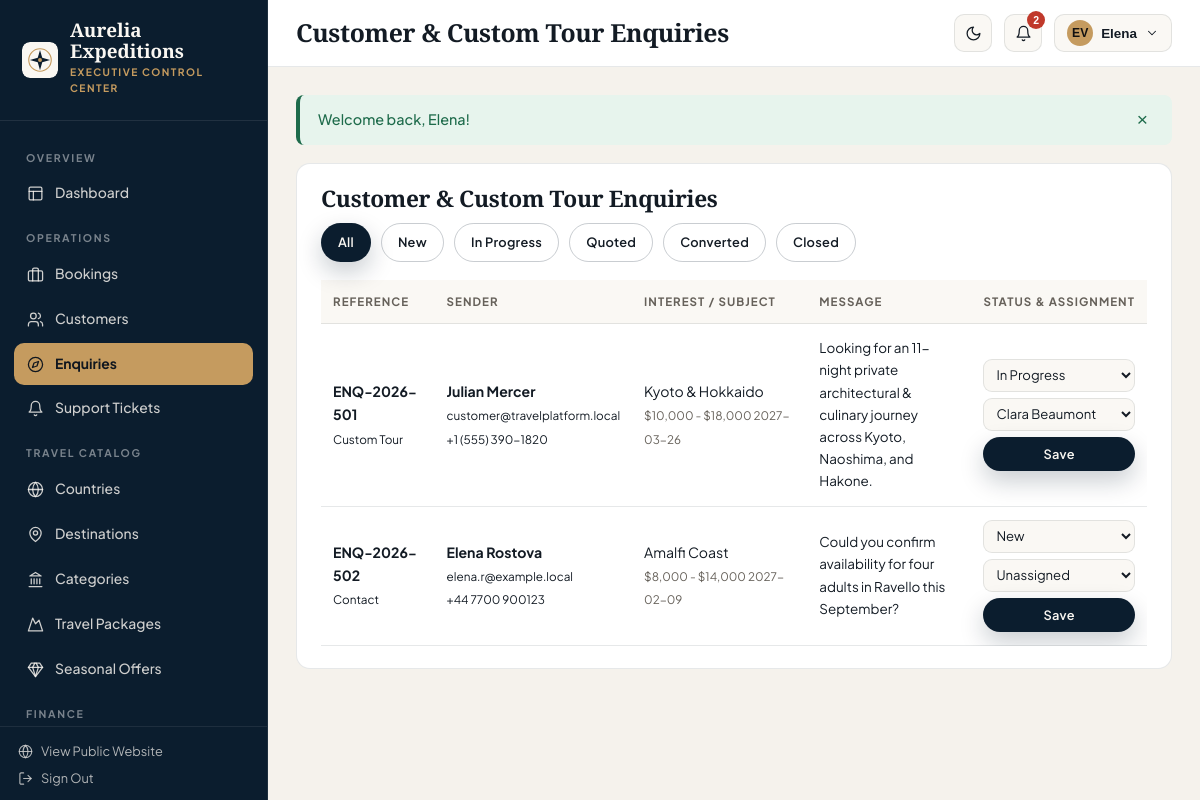
The page /admin/enquiries (signed in) on the database its author committed.
### tables this page shows
CREATE TABLE `users` (
  `id` INT UNSIGNED NOT NULL AUTO_INCREMENT,
  `uuid` CHAR(36) NOT NULL,
  `first_name` VARCHAR(80) NOT NULL,
  `last_name` VARCHAR(80) NOT NULL,
  `email` VARCHAR(160) NOT NULL,
  `phone` VARCHAR(40) NULL,
  `password_hash` VARCHAR(255) NOT NULL,
  `avatar` VARCHAR(255) NULL,
  `status` ENUM('active','inactive','blocked') NOT NULL DEFAULT 'active',
  `email_verified_at` DATETIME NULL,
  `last_login_at` DATETIME NULL,
  `created_at` TIMESTAMP NOT NULL DEFAULT CURRENT_TIMESTAMP,
  `updated_at` TIMESTAMP NOT NULL DEFAULT CURRENT_TIMESTAMP ON UPDATE CURRENT_TIMESTAMP,
  `deleted_at` DATETIME NULL,
  PRIMARY KEY (`id`),
  UNIQUE KEY `uq_users_uuid` (`uuid`),
  UNIQUE KEY `uq_users_email` (`email`),
  KEY `idx_users_status` (`status`)
);

CREATE TABLE `enquiries` (
  `id` INT UNSIGNED NOT NULL AUTO_INCREMENT,
  `enquiry_reference` VARCHAR(40) NOT NULL,
  `enquiry_type` ENUM('custom_tour','contact','package_enquiry') NOT NULL DEFAULT 'custom_tour',
  `customer_id` INT UNSIGNED NULL,
  `package_id` INT UNSIGNED NULL,
  `destination_interest` VARCHAR(160) NULL,
  `full_name` VARCHAR(140) NOT NULL,
  `email` VARCHAR(160) NOT NULL,
  `phone` VARCHAR(40) NULL,
  `travel_date` DATE NULL,
  `travellers_count` INT UNSIGNED NULL,
  `budget_range` VARCHAR(80) NULL,
  `subject` VARCHAR(180) NULL,
  `message` TEXT NOT NULL,
  `status` ENUM('new','in_progress','quoted','converted','closed') NOT NULL DEFAULT 'new',
  `assigned_employee_id` INT UNSIGNED NULL,
  `created_at` TIMESTAMP NOT NULL DEFAULT CURRENT_TIMESTAMP,
  `updated_at` TIMESTAMP NOT NULL DEFAULT CURRENT_TIMESTAMP ON UPDATE CURRENT_TIMESTAMP,
  PRIMARY KEY (`id`),
  UNIQUE KEY `uq_enq_ref` (`enquiry_reference`),
  CONSTRAINT `fk_enq_cust` FOREIGN KEY (`customer_id`) REFERENCES `customers` (`id`) ON DELETE SET NULL,
  CONSTRAINT `fk_enq_pkg` FOREIGN KEY (`package_id`) REFERENCES `travel_packages` (`id`) ON DELETE SET NULL,
  CONSTRAINT `fk_enq_emp` FOREIGN KEY (`assigned_employee_id`) REFERENCES `employees` (`id`) ON DELETE SET NULL
);

### views/admin/enquiries/index.php (the view, shortened to what the rows shown need)
<div class="panel-card">
    <div class="panel-head">
        <h2>Customer &amp; Custom Tour Enquiries</h2>
        <div class="filter-bar" style="margin:0;">
            <a href="<?= url('/admin/enquiries') ?>" class="btn-brand <?= !$filterStatus ? 'btn-brand-primary' : 'btn-brand-outline' ?> btn-sm-pill">All</a>
            <?php foreach (['new','in_progress','quoted','converted','closed'] as $st): ?>
                <a href="<?= url('/admin/enquiries?status=' . $st) ?>" class="btn-brand <?= $filterStatus === $st ? 'btn-brand-primary' : 'btn-brand-outline' ?> btn-sm-pill"><?= ucwords(str_replace('_', ' ', $st)) ?></a>
            <?php endforeach; ?>
        </div>
    </div>
    <div class="table-wrap">
        <table class="data-table">
            <thead><tr><th>Reference</th><th>Sender</th><th>Interest / Subject</th><th>Message</th><th>Status &amp; Assignment</th></tr></thead>
            <tbody>
                <?php foreach ($enquiries as $eq): ?>
                    <tr>
                        <td><strong><?= e($eq['enquiry_reference']) ?></strong><br><small><?= e(ucwords(str_replace('_', ' ', $eq['enquiry_type']))) ?></small></td>
                        <td><strong><?= e($eq['full_name']) ?></strong><br><small><?= e($eq['email']) ?><br><?= e($eq['phone']) ?></small></td>
                        <td><?= e($eq['destination_interest'] ?: $eq['subject']) ?><br><small style="color:var(--dash-muted);"><?= e($eq['budget_range'] ?: '') ?> <?= e($eq['travel_date'] ?: '') ?></small></td>
                        <td style="max-width:260px;font-size:0.84rem;"><?= e($eq['message']) ?></td>
                        <td>
                            <form method="POST" action="<?= url('/admin/enquiries/' . (int) $eq['id'] . '/update') ?>" style="display:flex;flex-direction:column;gap:6px;">
                                <select name="status" class="dash-select" style="padding:6px 8px;font-size:0.82rem;">
                                    <?php foreach (['new','in_progress','quoted','converted','closed'] as $st): ?>
                                        <option value="<?= $st ?>" <?= $eq['status'] === $st ? 'selected' : '' ?>><?= ucwords(str_replace('_', ' ', $st)) ?></option>
                                    <?php endforeach; ?>
                                </select>
                                <select name="assigned_employee_id" class="dash-select" style="padding:6px 8px;font-size:0.82rem;">
                                    <option value="">Unassigned</option>
                                    <?php foreach ($employees as $e): ?>
                                        <option value="<?= (int) $e['id'] ?>" <?= (int) $eq['assigned_employee_id'] === (int) $e['id'] ? 'selected' : '' ?>><?= e($e['full_name']) ?></option>
                                    <?php endforeach; ?>
                                </select>
                                <button type="submit" class="btn-brand btn-brand-primary btn-sm-pill">Save</button>
                            </form>
                        </td>
                    </tr>
                <?php endforeach; ?>
            </tbody>
        </table>
    </div>
</div>

### core/Router.php (shortened to what the rows shown need)
<?php
class Router
{
    private array $routes = [];
    public function addRoute(string $method, string $path, callable|array $handler, array $middleware = []): void
    {
        $normalized = '/' . trim($path, '/');
        if ($normalized !== '/') {
            $normalized = rtrim($normalized, '/');
        }
        $pattern = preg_replace('#\{([a-zA-Z_][a-zA-Z0-9_]*)\}#', '(?P<$1>[^/]+)', $normalized);
        $regex = '#^' . $pattern . '$#';
        $this->routes[] = [
            'method' => strtoupper($method),
            'path' => $normalized,
            'regex' => $regex,
            'handler' => $handler,
            'middleware' => $middleware,
        ];
    }
    public function dispatch(string $requestUri, string $requestMethod): void
    {
        $path = parse_url($requestUri, PHP_URL_PATH) ?? '/';
        $basePath = base_path();
        if ($basePath !== '' && str_starts_with($path, $basePath)) {
            $path = substr($path, strlen($basePath));
        }
        $path = '/' . trim($path, '/');
        if ($path !== '/') {
            $path = rtrim($path, '/');
        }
        $method = strtoupper($requestMethod);
        foreach ($this->routes as $route) {
            if ($route['method'] !== $method) {
                continue;
            }
            if (preg_match($route['regex'], $path, $matches)) {
                $params = [];
                foreach ($route['middleware'] as $mw) {
                    if (is_callable($mw)) {
                        $mw($params);
                    } elseif (is_string($mw) && class_exists($mw)) {
                        (new $mw())->handle($params);
                    } elseif (is_array($mw) && isset($mw[0]) && class_exists($mw[0])) {
                        $instance = new $mw[0]();
                        $args = array_slice($mw, 1);
                        $instance->handle($params, ...$args);
                    }
                }
                $handler = $route['handler'];
                if (is_array($handler)) {
                    [$controllerClass, $action] = $handler;
                    $controller = new $controllerClass();
                    $controller->$action($params);
                    return;
                }
                return;
            }
        }
    }
}

### views/layouts/dashboard.php (shortened to what the rows shown need)
<?php
$brand = \App\Services\BrandingService::getAll();
$user = \Core\Auth::user();
$portal = $portal ?? 'admin';
$isPreview = !empty($brand['is_previewing']);
$unreadCount = $user ? \App\Services\NotificationService::unreadCount((int) $user['id']) : 0;
$portalLabel = match ($portal) {
    'hr' => 'HR Operations Portal',
    'employee' => 'Specialist Workspace',
    'customer' => 'Traveller Portal',
    default => 'Executive Control Center',
};
?>
<!DOCTYPE html>
<html lang="en">
<head>
    <link rel="stylesheet" href="<?= asset('css/design-system.css') ?>">
    <link rel="stylesheet" href="<?= asset('css/dashboard.css') ?>">
</head>
<body class="portal-<?= e($portal) ?> <?= $isPreview ? 'has-preview-ribbon' : '' ?>">
<div class="dash-shell">
    <aside class="dash-sidebar">
        <a href="<?= url('/' . ($portal === 'admin' ? 'admin' : $portal)) ?>" class="sidebar-brand">
            <img src="<?= e(brand_logo('light')) ?>" alt="<?= e($brand['website_name']) ?>">
            <div>
                <div style="font-family:var(--font-display);font-size:1.18rem;font-weight:700;color:#FAF7F2;line-height:1.1;">
                    <?= e($brand['website_name']) ?>
                </div>
                <span class="sidebar-portal-tag"><?= e($portalLabel) ?></span>
            </div>
        </a>
        <div class="sidebar-scroll">
            <?php if ($portal === 'admin'): ?>
                <div class="sidebar-group-label">Overview</div>
                <a href="<?= url('/admin') ?>" class="sidebar-link <?= current_route_path() === '/admin' ? 'active' : '' ?>"><?= svg_icon('layout', 17) ?> Dashboard</a>
                <?php if (can('bookings.view')): ?>
                    <div class="sidebar-group-label">Operations</div>
                    <a href="<?= url('/admin/bookings') ?>" class="sidebar-link <?= is_active_nav('/admin/bookings') ?>"><?= svg_icon('briefcase', 17) ?> Bookings</a>
                <?php endif; ?>
                <?php if (can('customers.view')): ?>
                    <a href="<?= url('/admin/customers') ?>" class="sidebar-link <?= is_active_nav('/admin/customers') ?>"><?= svg_icon('users', 17) ?> Customers</a>
                <?php endif; ?>
                <?php if (can('enquiries.view')): ?>
                    <a href="<?= url('/admin/enquiries') ?>" class="sidebar-link <?= is_active_nav('/admin/enquiries') ?>"><?= svg_icon('compass', 17) ?> Enquiries</a>
                <?php endif; ?>
                <?php if (can('support.manage')): ?>
                    <a href="<?= url('/admin/support') ?>" class="sidebar-link <?= is_active_nav('/admin/support') ?>"><?= svg_icon('bell', 17) ?> Support Tickets</a>
                <?php endif; ?>
                <?php if (can('packages.view') || can('destinations.view') || can('categories.view')): ?>
                    <div class="sidebar-group-label">Travel Catalog</div>
                    <?php if (can('destinations.view')): ?>
                        <a href="<?= url('/admin/countries') ?>" class="sidebar-link <?= is_active_nav('/admin/countries') ?>"><?= svg_icon('globe', 17) ?> Countries</a>
                        <a href="<?= url('/admin/destinations') ?>" class="sidebar-link <?= is_active_nav('/admin/destinations') ?>"><?= svg_icon('map-pin', 17) ?> Destinations</a>
                    <?php endif; ?>
                    <?php if (can('categories.view')): ?>
                        <a href="<?= url('/admin/categories') ?>" class="sidebar-link <?= is_active_nav('/admin/categories') ?>"><?= svg_icon('landmark', 17) ?> Categories</a>
                    <?php endif; ?>
                    <?php if (can('packages.view')): ?>
                        <a href="<?= url('/admin/packages') ?>" class="sidebar-link <?= is_active_nav('/admin/packages') ?>"><?= svg_icon('mountain', 17) ?> Travel Packages</a>
                    <?php endif; ?>
                    <?php if (can('offers.manage')): ?>
                        <a href="<?= url('/admin/offers') ?>" class="sidebar-link <?= is_active_nav('/admin/offers') ?>"><?= svg_icon('gem', 17) ?> Seasonal Offers</a>
                    <?php endif; ?>
                <?php endif; ?>
                <?php if (can('finance.view')): ?>
                    <div class="sidebar-group-label">Finance</div>
                <?php endif; ?>
            <?php endif; ?>
        </div>
        <div class="sidebar-footer">
            <a href="<?= url('/') ?>" style="display:flex;align-items:center;gap:8px;opacity:0.85;margin-bottom:8px;">
                <?= svg_icon('globe', 15) ?> View Public Website
            </a>
            <form method="POST" action="<?= url('/logout') ?>" style="margin:0;">
                <button type="submit" style="background:none;border:none;color:inherit;padding:0;cursor:pointer;display:flex;align-items:center;gap:8px;font-family:inherit;font-size:inherit;opacity:0.85;">
                    <?= svg_icon('log-out', 15) ?> Sign Out
                </button>
            </form>
        </div>
    </aside>
    <div class="dash-main">
        <header class="dash-topbar">
            <div class="topbar-left">
                <h1 class="topbar-title"><?= e($pageTitle ?? 'Dashboard') ?></h1>
            </div>
            <div class="topbar-actions">
                <button type="button" class="icon-btn" data-theme-toggle title="Toggle light/dark mode" aria-label="Toggle theme">
                    <?= svg_icon('moon', 17) ?>
                </button>
                <div class="dropdown-wrap">
                    <button type="button" class="icon-btn" data-dropdown-btn="notif-popover" aria-label="Notifications">
                        <?= svg_icon('bell', 17) ?>
                        <?php if ($unreadCount > 0): ?>
                            <span class="notif-dot"><?= $unreadCount > 9 ? '9+' : $unreadCount ?></span>
                        <?php endif; ?>
                    </button>
                </div>
                <div class="dropdown-wrap">
                    <button type="button" class="icon-btn" style="width:auto;padding:0 12px;gap:8px;" data-dropdown-btn="profile-popover">
                        <span style="width:26px;height:26px;border-radius:50%;background:var(--brand-accent);color:#111;display:inline-flex;align-items:center;justify-content:center;font-weight:700;font-size:0.76rem;">
                            <?= e(strtoupper(substr($user['first_name'] ?? 'U', 0, 1) . substr($user['last_name'] ?? '', 0, 1))) ?>
                        </span>
                        <span style="font-size:0.84rem;font-weight:600;"><?= e($user['first_name'] ?? 'Account') ?></span>
                        <?= svg_icon('chevron-down', 14) ?>
                    </button>
                </div>
            </div>
        </header>
        <main class="dash-content">
            <?php require BASE_PATH . '/views/partials/flash.php'; ?>
            <?= $content ?>
        </main>
    </div>
</div>
</body>
</html>

### rows shown on the page
users: first_name+last_name "EV", first_name "Elena"
enquiries: enquiry_reference "ENQ-2026-501", enquiry_type "Custom Tour", full_name "Julian Mercer", email "customer@travelplatform.local", phone "+1 (555) 390-1820", destination_interest "Kyoto & Hokkaido", budget_range "$10,000 - $18,000", travel_date "2027-03-26", message "Looking for an 11-night private architectural & culinary journey across Kyoto, Naoshima, and Hakone.", status "In Progress", assigned_employee_id "Clara Beaumont"
enquiries: enquiry_reference "ENQ-2026-502", enquiry_type "Contact", full_name "Elena Rostova", email "elena.r@example.local", phone "+44 7700 900123", destination_interest "Amalfi Coast", budget_range "$8,000 - $14,000", travel_date "2027-02-09", message "Could you confirm availability for four adults in Ravello this September?", status "New"

### other values the page prints
$unreadCount "2"
$msg "Welcome back, Elena!"
str_replace('_', ' ', $st) "New"
str_replace('_', ' ', $st) "In Progress"
str_replace('_', ' ', $st) "Quoted"
str_replace('_', ' ', $st) "Converted"
str_replace('_', ' ', $st) "Closed"
